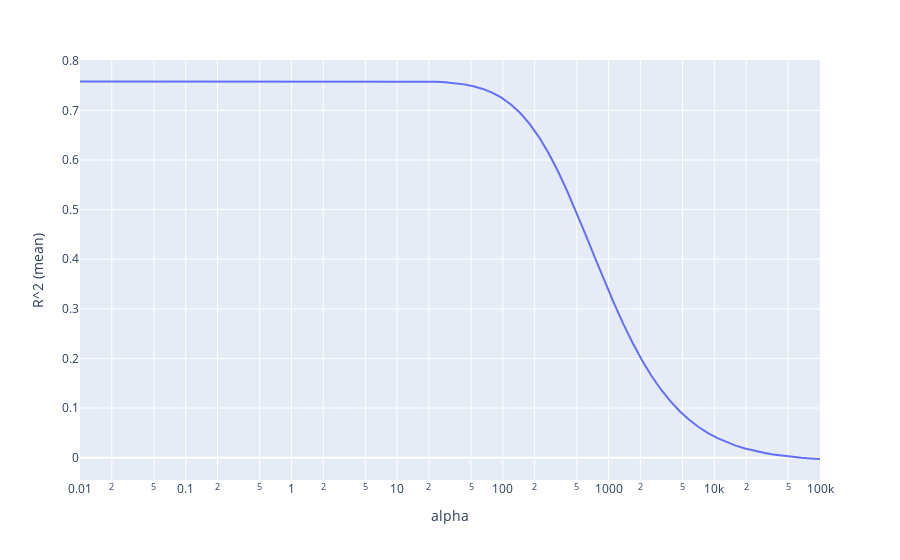

Source (notebook cell):
### Code cell
scores = []
for i in alphas:
    scores.append(cross_val_score(Ridge(alpha=i), test_X, test_y).mean())

result = pd.DataFrame(zip(alphas, scores), columns=['alpha', 'R^2 (mean)'])
fig = px.line(result, x='alpha', y='R^2 (mean)')
fig.update_xaxes(type='log')
fig
